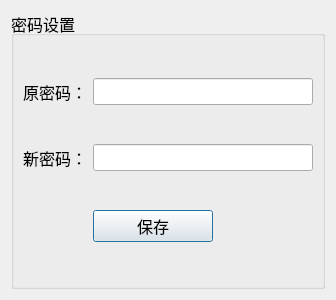
<?xml version="1.0" encoding="UTF-8"?>
<ui version="4.0">
 <class>PassordSettingDlg</class>
 <widget class="QDialog" name="PassordSettingDlg">
  <property name="geometry">
   <rect>
    <x>0</x>
    <y>0</y>
    <width>336</width>
    <height>300</height>
   </rect>
  </property>
  <property name="windowTitle">
   <string>Dialog</string>
  </property>
  <layout class="QGridLayout" name="gridLayout_2">
   <item row="0" column="0">
    <widget class="QGroupBox" name="groupBox">
     <property name="font">
      <font>
       <pointsize>12</pointsize>
      </font>
     </property>
     <property name="styleSheet">
      <string notr="true"/>
     </property>
     <property name="title">
      <string>密码设置</string>
     </property>
     <layout class="QGridLayout" name="gridLayout">
      <item row="0" column="0">
       <widget class="QLabel" name="label">
        <property name="text">
         <string>原密码：</string>
        </property>
        <property name="alignment">
         <set>Qt::AlignRight|Qt::AlignTrailing|Qt::AlignVCenter</set>
        </property>
       </widget>
      </item>
      <item row="1" column="1">
       <widget class="QLineEdit" name="lineEdit_2"/>
      </item>
      <item row="2" column="1">
       <widget class="QPushButton" name="pushButton_2">
        <property name="maximumSize">
         <size>
          <width>120</width>
          <height>16777215</height>
         </size>
        </property>
        <property name="text">
         <string>保存</string>
        </property>
       </widget>
      </item>
      <item row="0" column="1">
       <widget class="QLineEdit" name="lineEdit"/>
      </item>
      <item row="1" column="0">
       <widget class="QLabel" name="label_2">
        <property name="text">
         <string>新密码：</string>
        </property>
        <property name="alignment">
         <set>Qt::AlignRight|Qt::AlignTrailing|Qt::AlignVCenter</set>
        </property>
       </widget>
      </item>
     </layout>
    </widget>
   </item>
  </layout>
 </widget>
 <resources/>
 <connections/>
</ui>
